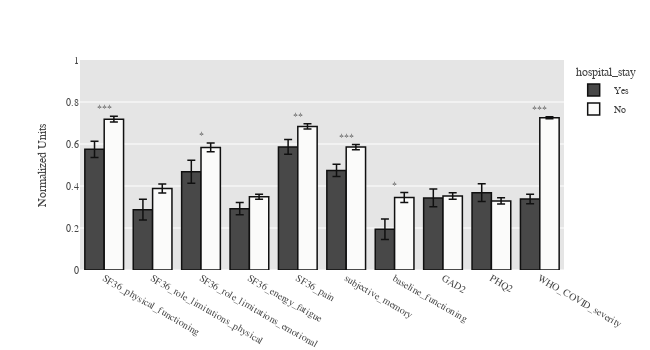

Notebook code for this chart:
### Code cell
# Compare means of measures that make up F1
import wildpython as wp

hms = sf36vars+subjvars+mhvars+['WHO_COVID_severity']
Zcc['hospital_stay'] = Zcc['hospital_stay'].cat.remove_unused_categories()
Xhm = Zcc.loc[:, hms+['hospital_stay']]
Xhm['WHO_COVID_severity'] = Xhm['WHO_COVID_severity'].apply(lambda x: 6-x)
Xhm['baseline_functioning'] = Xhm['baseline_functioning'].cat.codes
Xhm = Xhm[(Xhm[sf36vars+mhvars+['subjective_memory', 'WHO_COVID_severity']] >= 0).all(axis=1)]

HMtfm = ColumnTransformer([
	('sf36vars', MinMaxScaler(feature_range=[0,1]), sf36vars),
	('subjmem',  MinMaxScaler(feature_range=[0,1]), ['subjective_memory']),
	('mhvars', MinMaxScaler(feature_range=[0,1]), mhvars),
	('bf', 'passthrough', ['baseline_functioning']),
	('WHO', MinMaxScaler(feature_range=[0,1]), ['WHO_COVID_severity'])
]).fit(Xhm[hms])

Xhm = Xhm[['hospital_stay']].join(
	pd.DataFrame(
		HMtfm.transform(Xhm[hms]), 
		index=Xhm.index, columns=wsk.get_ct_feature_names(HMtfm)))

f, m = wp.means_plot(
	Xhm, hms, 'measure', group='hospital_stay', group_order=['Yes', 'No'],
	group_color_sequence=wc.to_RGB_255(bwmap([0.33, 1.0])),
	bar_args={'range_y': [0, 1]}, 
	layout_args={
		'xaxis': {'title': None},
		'yaxis': {'title': 'Normalized Units'},
		'width': 650, 'height': 350},
	group_tests=True)

f.show(rendere='png')

bar_args = {
	'range_y': [-0.8, 0.4],
	'labels': {'mean': 'SD Units'},
}

layout_args = {
	'xaxis': {
		'title': None, 
	},
	'yaxis': {
		'tickmode': 'array',
		'tickvals': np.arange(-0.6, 1.3, 0.2).round(1)
	},
	'width': 400, 'height': 275,
	'margin': {'l': 70, 'b': 75, 't': 20, 'r': 20},
	'legend': {
		'title': "Hospital", 'orientation': 'v',
		'yanchor': 'top', 'xanchor': 'left', 'x': 1.02, 'y': 1.0,
	},
}

grayscale_map = wc.to_RGB_255(bwmap([0.33, 1.0]))

f5a, m = wp.means_plot(
	Zcc, comp_scores, 'measure', group='hospital_stay', group_order=['Yes', 'No'],
	group_color_sequence=grayscale_map,
	bar_args=bar_args, layout_args=layout_args,
)

f5a.show(renderer='png')

layout_args['showlegend'] = False
layout_args['width'] = 200
layout_args['xaxis']['tickangle'] = 30
f5b, m = wp.means_plot(
	Zcc, fnames, 'measure', group='hospital_stay', group_order=['Yes', 'No'],
	group_color_sequence=grayscale_map,
	bar_args=bar_args, layout_args=layout_args,
)
f5b.show(renderer='png')

if True:
	f5a.write_image('./images/Figure_5a.svg')
	f5b.write_image('./images/Figure_5b.svg')

### Figure 1 — Plotly figure (JSON) as saved in the notebook; plotly's stock layout.template omitted (floating-point values rounded to 4 significant figures)
{"data": [{"alignmentgroup": "True", "error_y": {"array": [0.04266, 0.04217, 0.02927, 0.03519, 0.03854, 0.05448, 0.04966, 0.02241, 0.04868, 0.02919]}, "hoverlabel": {"namelength": 0}, "hovertemplate": "hospital_stay=Yes<br>measure=%{x}<br>mean=%{y}", "legendgroup": "Yes", "marker": {"color": "rgb(72, 72, 72)"}, "name": "Yes", "offsetgroup": "Yes", "orientation": "v", "showlegend": true, "textposition": "auto", "type": "bar", "x": ["GAD2", "PHQ2", "SF36_energy_fatigue", "SF36_pain", "SF36_physical_functioning", "SF36_role_limitations_emotional", "SF36_role_limitations_physical", "WHO_COVID_severity", "baseline_functioning", "subjective_memory"], "xaxis": "x", "y": [0.3433, 0.3682, 0.2918, 0.5858, 0.5746, 0.4677, 0.2873, 0.3383, 0.194, 0.4739], "yaxis": "y"}, {"alignmentgroup": "True", "error_y": {"array": [0.01571, 0.01486, 0.01174, 0.01239, 0.01372, 0.02093, 0.0212, 0.004472, 0.02331, 0.01227]}, "hoverlabel": {"namelength": 0}, "hovertemplate": "hospital_stay=No<br>measure=%{x}<br>mean=%{y}", "legendgroup": "No", "marker": {"color": "rgb(251, 251, 250)"}, "name": "No", "offsetgroup": "No", "orientation": "v", "showlegend": true, "textposition": "auto", "type": "bar", "x": ["GAD2", "PHQ2", "SF36_energy_fatigue", "SF36_pain", "SF36_physical_functioning", "SF36_role_limitations_emotional", "SF36_role_limitations_physical", "WHO_COVID_severity", "baseline_functioning", "subjective_memory"], "xaxis": "x", "y": [0.3525, 0.3289, 0.349, 0.6835, 0.7181, 0.5835, 0.3879, 0.725, 0.3453, 0.5851], "yaxis": "y"}], "layout": {"annotations": [{"showarrow": false, "text": "***", "x": "SF36_physical_functioning", "xanchor": "center", "y": 0.7318, "yanchor": "bottom"}, {"showarrow": false, "text": "", "x": "SF36_role_limitations_physical", "xanchor": "center", "y": 0.4091, "yanchor": "bottom"}, {"showarrow": false, "text": "*", "x": "SF36_role_limitations_emotional", "xanchor": "center", "y": 0.6045, "yanchor": "bottom"}, {"showarrow": false, "text": "", "x": "SF36_energy_fatigue", "xanchor": "center", "y": 0.3607, "yanchor": "bottom"}, {"showarrow": false, "text": "**", "x": "SF36_pain", "xanchor": "center", "y": 0.6958, "yanchor": "bottom"}, {"showarrow": false, "text": "***", "x": "subjective_memory", "xanchor": "center", "y": 0.5974, "yanchor": "bottom"}, {"showarrow": false, "text": "*", "x": "baseline_functioning", "xanchor": "center", "y": 0.3686, "yanchor": "bottom"}, {"showarrow": false, "text": "", "x": "GAD2", "xanchor": "center", "y": 0.3859, "yanchor": "bottom"}, {"showarrow": false, "text": "", "x": "PHQ2", "xanchor": "center", "y": 0.4103, "yanchor": "bottom"}, {"showarrow": false, "text": "***", "x": "WHO_COVID_severity", "xanchor": "center", "y": 0.7295, "yanchor": "bottom"}], "barmode": "group", "height": 350, "legend": {"title": {"text": "hospital_stay"}, "tracegroupgap": 0}, "margin": {"t": 60}, "width": 650, "xaxis": {"anchor": "y", "categoryarray": ["SF36_physical_functioning", "SF36_role_limitations_physical", "SF36_role_limitations_emotional", "SF36_energy_fatigue", "SF36_pain", "subjective_memory", "baseline_functioning", "GAD2", "PHQ2", "WHO_COVID_severity"], "categoryorder": "array", "domain": [0, 1], "title": {}}, "yaxis": {"anchor": "x", "domain": [0, 1], "range": [0, 1], "title": {"text": "Normalized Units"}}}}
